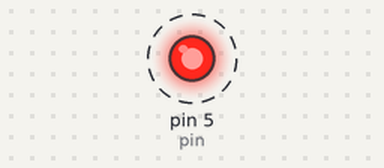
This sketch was run on a simulated Arduino Uno, built with avr-gcc and run on an emulated ATmega328P. Parts: output pins drawn as LEDs (lit = HIGH). Dashed ring = blinking.

Above: at 2.5 s.
Timing chart, 0 to 6.6 s (numbered marks = the images above):
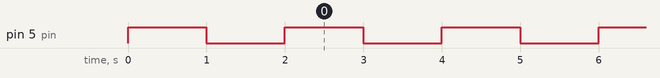

The sketch:

AfterStructDemoPrettyNames.ino
```cpp
// Always use capital first letter for struct names
struct Led
{
    int pin = 0;
    bool state = false;

    void on()
    {
        state = true;
        digitalWrite(pin, HIGH);
    }

    void off()
    {
        state = false;
        digitalWrite(pin, LOW);
    }

    void toggle()
    {
        state = !state;
        digitalWrite(pin, state);
    }

    void setup()
    {
        pinMode(pin, OUTPUT);
    }
};

// Global variable with datatype "Led" and name "led"
// Always use non-capital first letter for variable names
Led led;

void setup()
{
    Serial.begin(9600);

    // Give the variable "pin" inside the variable "led" the value 5
    led.pin = 5;

    // Call the function "setup" inside the variable "led"
    led.setup();

    led.on();
    delay(1000);

    led.off();
    delay(1000);
}

void loop()
{
    led.toggle();
    delay(1000);
}
```

Measured:
- by itself, pin 5 (pin): alternates HIGH for 1.0 s and LOW for 1.0 s
